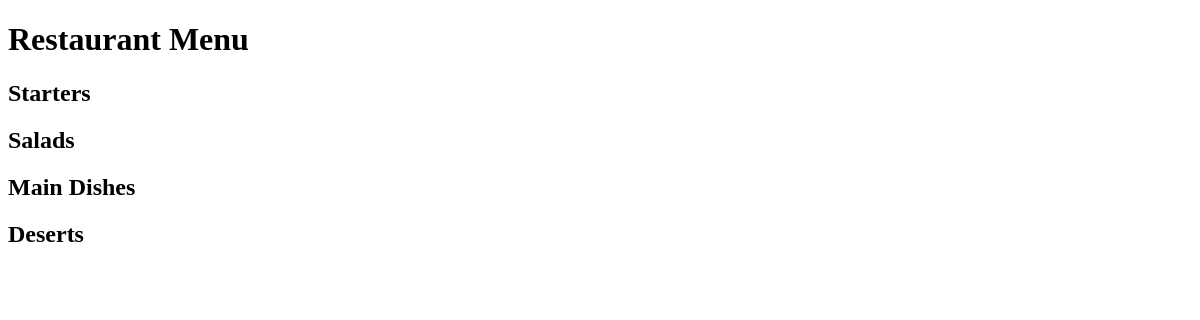
Before: / with the older database file.
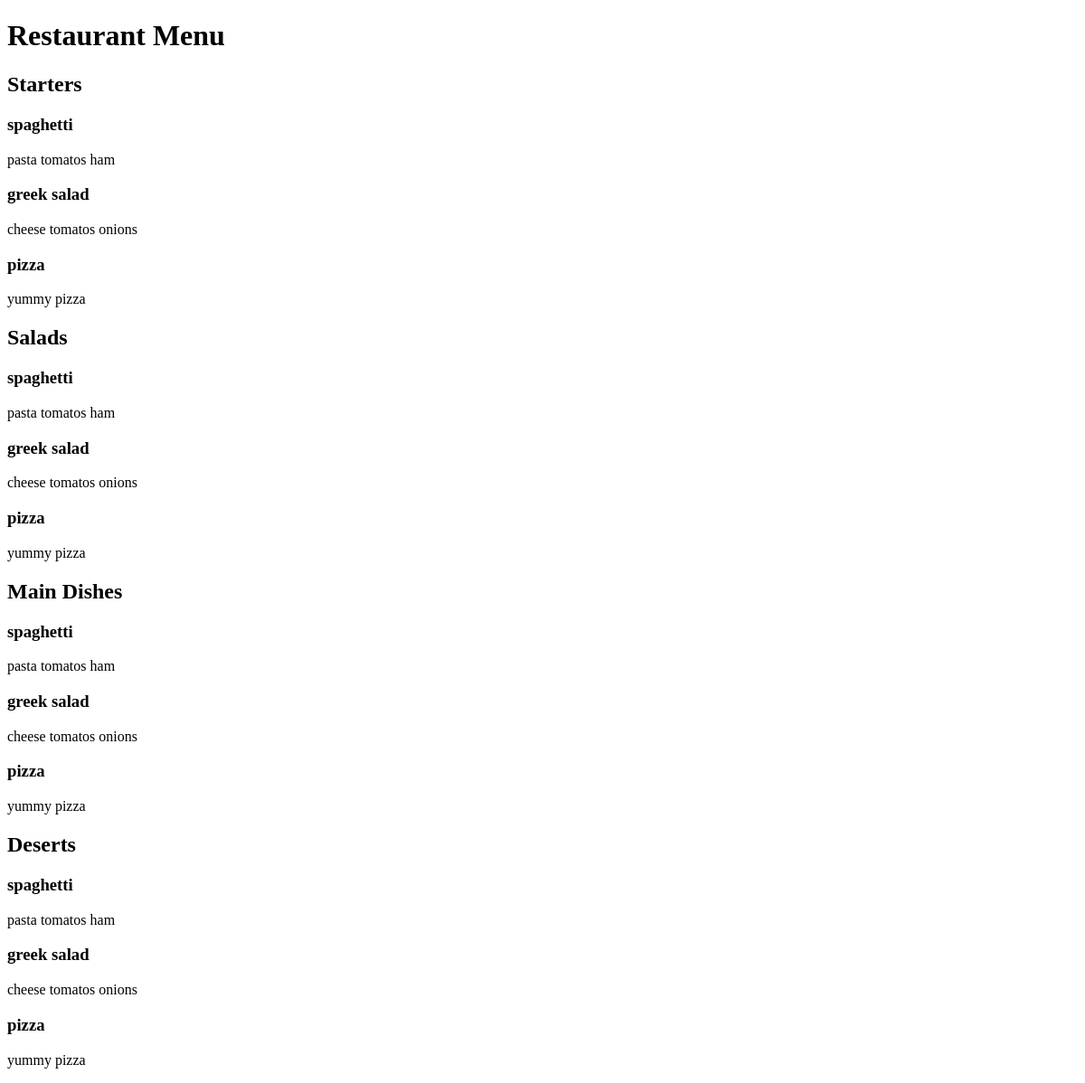
After: the same page with the newer database file.
### restaurant_menu/models.py (models this page shows, shortened)
class Item(models.Model):
    meal = models.CharField(max_length=1000, unique=True)
    description = models.CharField(max_length=2000)
    price = models.DecimalField(max_digits=10, decimal_places=2)
    meal_type = models.CharField(max_length=200, choices=MEAL_TYPE)
    author = models.ForeignKey(User, on_delete=models.PROTECT)
    status = models.IntegerField(choices=STATUS, default=0)
    date_create = models.DateTimeField(auto_now_add=True)
    date_updates = models.DateTimeField(auto_now=True)

### restaurant_menu/views.py (the view)
# urls.py: path('', views.MenuList.as_view(), name='')
class MenuList(generic.ListView):
    queryset = Item.objects.order_by("-date_create")
    template_name = "index.html"
    def get_context_data(self, **kwargs):
        context = super().get_context_data(**kwargs)
        context["meals"] = MEAL_TYPE
        return context

### templates/index.html (shortened to what this page needs)
<!DOCTYPE html>
<html lang="en">
<head>
</head>
<body>
    <h1>Restaurant Menu</h1>
        {% for meal in meals %}
        <h2> {{ meal.1 }}</h2>
        {% for row in item_list %}
        <h3> {{ row.meal }} </h3>
        <p>{{ row.description }} </p>
        {% endfor %}
        {% endfor %}
</body>
</html>

Changed rows visible on the page:
added Item: meal "spaghetti", description "pasta tomatos ham"
added Item: meal "greek salad", description "cheese tomatos onions"
added Item: meal "pizza", description "yummy pizza"
